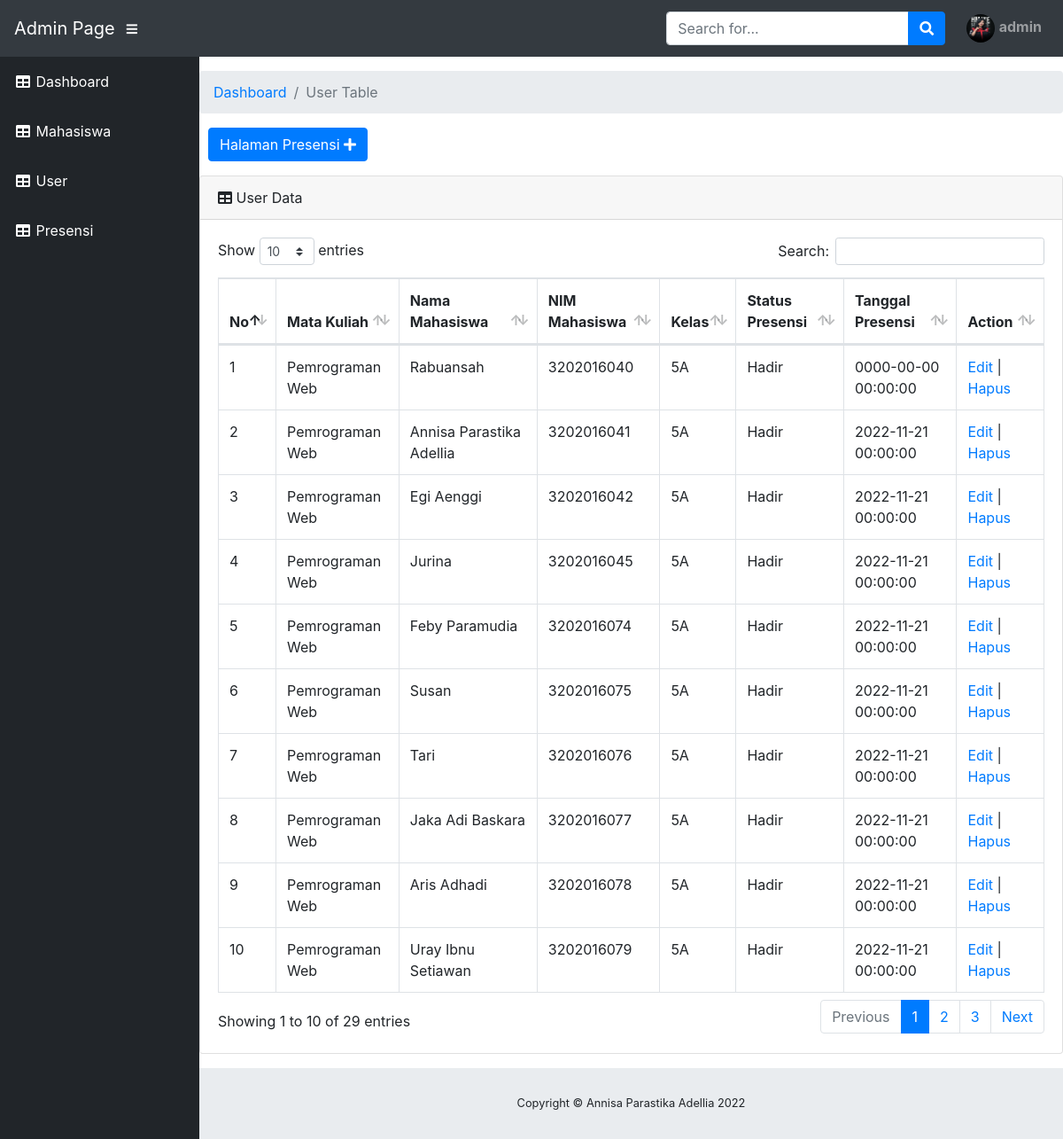
The app's page /admin_presensi_table.php (signed in) with its own data.
### tables this page shows
CREATE TABLE `user` (
  `email` varchar(60) NOT NULL,
  `name` varchar(30) DEFAULT NULL,
  `password` varchar(100) DEFAULT NULL,
  `role` varchar(50) NOT NULL,
  `date_created` datetime NOT NULL DEFAULT current_timestamp() ON UPDATE current_timestamp(),
  `date_modified` date NOT NULL,
  `photo` varchar(50) NOT NULL
);

CREATE TABLE `presensi` (
  `id` int(11) NOT NULL,
  `tgl_presensi` datetime NOT NULL,
  `makul` varchar(50) NOT NULL,
  `kelas` char(2) NOT NULL,
  `nim` char(10) NOT NULL,
  `nama` varchar(50) NOT NULL,
  `status_presensi` varchar(10) NOT NULL
);

### admin_presensi_table.php (the view, shortened to what this page needs)
<?php
include('include/connect_db.php');
?>
<!DOCTYPE html>
<html lang="en">
<head>
  <link href="vendor/fontawesome-free/css/all.min.css" rel="stylesheet" type="text/css">
  <link href="vendor/datatables/dataTables.bootstrap4.css" rel="stylesheet">
  <link href="css/sb-admin.css" rel="stylesheet">
</head>
<body id="page-top">
  <nav class="navbar navbar-expand navbar-dark bg-dark static-top">
    <?php include('include/navbar.php') ?>
    <?php include('include/admin_profile.php') ?>
  </nav>
  <div id="wrapper">
    <?php
    include('include/admin_sidebar.php')
    ?>
    <div id="content-wrapper">
      <ol class="breadcrumb">
        <li class="breadcrumb-item">
          <a href="index.php">Dashboard</a>
        </li>
        <li class="breadcrumb-item active">User Table</li>
      </ol>
      <a class="btn btn-primary mb-3" href="frontend/index-admin.php" role="button" style="margin-left: 10px">Halaman Presensi
        <i class="fas fa-plus"></i></a>
      <div class="card mb-3">
        <div class="card-header">
          <i class="fas fa-table"></i>
          User Data
        </div>
        <div class="card-body">
          <div class="table-responsive">
            <table class="table table-bordered" id="dataTable" width="100%" cellspacing="0">
              <thead>
                <tr>
                  <th>No</th>
                  <th>Mata Kuliah</th>
                  <th>Nama Mahasiswa</th>
                  <th>NIM Mahasiswa</th>
                  <th>Kelas</th>
                  <th>Status Presensi</th>
                  <th>Tanggal Presensi</th>
                  <th>Action</th>
                </tr>
              </thead>
              <tbody>
                <?php
                $query = "SELECT * FROM presensi ORDER BY nim ASC";
                $result = mysqli_query($conn, $query);
                $no = 1;
                while ($row = mysqli_fetch_assoc($result)) {
                ?>
                  <tr>
                    <td><?php echo $no; ?></td>
                    <td><?php echo $row['makul']; ?></td>
                    <td><?php echo $row['nama']; ?></td>
                    <td><?php echo $row['nim']; ?></td>
                    <td><?php echo $row['kelas']; ?></td>
                    <td><?php echo $row['status_presensi']; ?></td>
                    <td><?php echo $row['tgl_presensi']; ?></td>
                    <td>
                          <a href="admin_presensi_edit.php?id=<?php echo $row['nim']; ?>">Edit</a> |
                          <a href="proses_presensi_delete.php?id=<?php echo $row['nim']; ?>" onclick="return confirm('Anda yakin akan menghapus data ini?')">Hapus</a>
                        </td>
                  </tr>
                <?php
                  $no++;
                }
                ?>
              </tbody>
            </table>
          </div>
        </div>
      </div>
    </div>
    <footer class="sticky-footer">
      <?php include('include/footer.php') ?>
    </footer>
  </div>
</body>
</html>

### include/admin_profile.php (shortened to what this page needs)
<ul class="navbar-nav ml-auto ml-md-0">
    <li class="nav-item dropdown no-arrow">
        <a class="nav-link dropdown-toggle" href="#" id="userDropdown" role="button" data-toggle="dropdown" aria-haspopup="true" aria-expanded="false">
            <?php
               require 'connect_db.php';
               $sql2 = "SELECT * FROM user where email= '$_SESSION[login]'";
               $result2 = mysqli_query($conn, $sql2);
               $cek2 = mysqli_num_rows($result2);
               if ($cek2 > 0) {
                   $row2 = mysqli_fetch_assoc($result2);
               ?>
                <img src="images/<?php echo $row2['photo'] ?>" alt="" width="32" height="32" class="rounded-circle me-2">
                <strong><?php echo $_SESSION['name'] ?></strong>
                <?php
               }
                   ?>
    </li>
</ul>

### records on screen
user: photo (picture)
presensi: makul "Pemrograman Web", nama "Rabuansah", nim "3202016040", kelas "5A", status_presensi "Hadir", tgl_presensi "0000-00-00 00:00:00"
presensi: makul "Pemrograman Web", nama "Annisa Parastika Adellia", nim "3202016041", kelas "5A", status_presensi "Hadir", tgl_presensi "2022-11-21 00:00:00"
presensi: makul "Pemrograman Web", nama "Egi Aenggi", nim "3202016042", kelas "5A", status_presensi "Hadir", tgl_presensi "2022-11-21 00:00:00"
presensi: makul "Pemrograman Web", nama "Jurina", nim "3202016045", kelas "5A", status_presensi "Hadir", tgl_presensi "2022-11-21 00:00:00"
presensi: makul "Pemrograman Web", nama "Feby Paramudia", nim "3202016074", kelas "5A", status_presensi "Hadir", tgl_presensi "2022-11-21 00:00:00"
presensi: makul "Pemrograman Web", nama "Susan", nim "3202016075", kelas "5A", status_presensi "Hadir", tgl_presensi "2022-11-21 00:00:00"
presensi: makul "Pemrograman Web", nama "Tari", nim "3202016076", kelas "5A", status_presensi "Hadir", tgl_presensi "2022-11-21 00:00:00"
presensi: makul "Pemrograman Web", nama "Jaka Adi Baskara", nim "3202016077", kelas "5A", status_presensi "Hadir", tgl_presensi "2022-11-21 00:00:00"
presensi: makul "Pemrograman Web", nama "Aris Adhadi", nim "3202016078", kelas "5A", status_presensi "Hadir", tgl_presensi "2022-11-21 00:00:00"
presensi: makul "Pemrograman Web", nama "Uray Ibnu Setiawan", nim "3202016079", kelas "5A", status_presensi "Hadir", tgl_presensi "2022-11-21 00:00:00"

### other values on screen
$_SESSION['name'] "admin"
